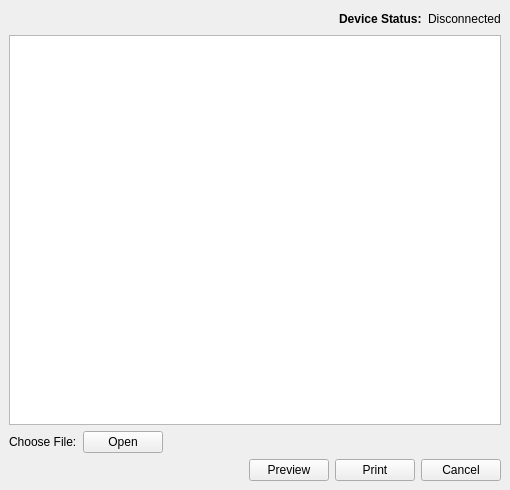
<?xml version="1.0" encoding="UTF-8"?>
<ui version="4.0">
 <class>MainWindow</class>
 <widget class="QMainWindow" name="MainWindow">
  <property name="geometry">
   <rect>
    <x>0</x>
    <y>0</y>
    <width>510</width>
    <height>490</height>
   </rect>
  </property>
  <property name="windowTitle">
   <string>Print</string>
  </property>
  <property name="windowIcon">
   <iconset>
    <normaloff>Img/icon.ico</normaloff>Img/icon.ico</iconset>
  </property>
  <widget class="QWidget" name="centralwidget">
   <property name="minimumSize">
    <size>
     <width>510</width>
     <height>490</height>
    </size>
   </property>
   <layout class="QVBoxLayout" name="verticalLayout_2">
    <item>
     <layout class="QVBoxLayout" name="verticalLayout">
      <item>
       <layout class="QHBoxLayout" name="horizontalLayout_3">
        <item>
         <spacer name="horizontalSpacer">
          <property name="orientation">
           <enum>Qt::Horizontal</enum>
          </property>
          <property name="sizeHint" stdset="0">
           <size>
            <width>40</width>
            <height>20</height>
           </size>
          </property>
         </spacer>
        </item>
        <item>
         <widget class="QLabel" name="DeviceStatus">
          <property name="font">
           <font>
            <weight>75</weight>
            <bold>true</bold>
           </font>
          </property>
          <property name="text">
           <string>Device Status:</string>
          </property>
         </widget>
        </item>
        <item>
         <widget class="QLabel" name="Status">
          <property name="text">
           <string>Disconnected</string>
          </property>
         </widget>
        </item>
       </layout>
      </item>
      <item>
       <widget class="QTextBrowser" name="TextArea"/>
      </item>
      <item>
       <layout class="QHBoxLayout" name="horizontalLayout_2">
        <item>
         <widget class="QLabel" name="ChooseFile">
          <property name="text">
           <string>Choose File:</string>
          </property>
         </widget>
        </item>
        <item>
         <widget class="QPushButton" name="OpenButton">
          <property name="text">
           <string>Open</string>
          </property>
          <property name="shortcut">
           <string>Ctrl+O</string>
          </property>
         </widget>
        </item>
        <item>
         <spacer name="horizontalSpacer_2">
          <property name="orientation">
           <enum>Qt::Horizontal</enum>
          </property>
          <property name="sizeHint" stdset="0">
           <size>
            <width>40</width>
            <height>20</height>
           </size>
          </property>
         </spacer>
        </item>
       </layout>
      </item>
      <item>
       <layout class="QHBoxLayout" name="horizontalLayout">
        <item>
         <spacer name="horizontalSpacer_3">
          <property name="orientation">
           <enum>Qt::Horizontal</enum>
          </property>
          <property name="sizeHint" stdset="0">
           <size>
            <width>40</width>
            <height>20</height>
           </size>
          </property>
         </spacer>
        </item>
        <item>
         <widget class="QPushButton" name="PreviewButton">
          <property name="text">
           <string>Preview</string>
          </property>
          <property name="shortcut">
           <string>Ctrl+W</string>
          </property>
         </widget>
        </item>
        <item>
         <widget class="QPushButton" name="PrintButton">
          <property name="text">
           <string>Print</string>
          </property>
          <property name="shortcut">
           <string>Ctrl+P</string>
          </property>
         </widget>
        </item>
        <item>
         <widget class="QPushButton" name="CancelButton">
          <property name="text">
           <string>Cancel</string>
          </property>
          <property name="shortcut">
           <string>Ctrl+C</string>
          </property>
         </widget>
        </item>
       </layout>
      </item>
     </layout>
    </item>
   </layout>
  </widget>
 </widget>
 <resources/>
 <connections/>
</ui>
